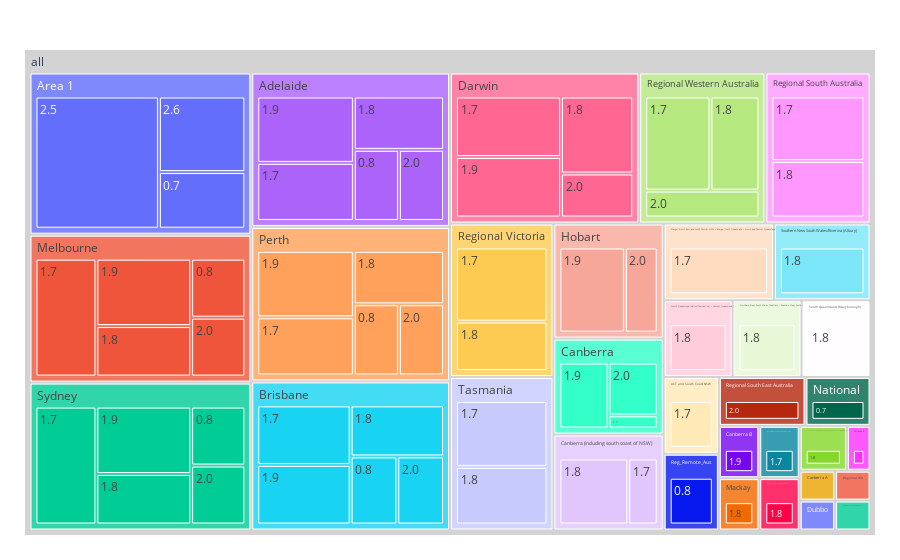

Notebook source saved alongside this figure:
### Markdown cell above
## Visualise dataset:

### Code cell
import plotly.express as px

fig = px.treemap(specFreq, path=[px.Constant('all'), 'AREA_NAME', 'BAND'], values='USAGE')
fig.update_traces(root_color="lightgrey")
fig.update_layout(margin = dict(t=50, l=25, r=25, b=25))
fig.write_html('treemap.html')
fig.show()

### Figure 1 — Plotly figure (JSON) as saved in the notebook; plotly's stock layout.template omitted (floating-point values rounded to 4 significant figures; data arrays with more than 128 entries replaced by an {"elided": "..."} marker saying what was removed)
{"data": [{"branchvalues": "total", "domain": {"x": [0, 1], "y": [0, 1]}, "hovertemplate": "labels=%{label}<br>USAGE=%{value}<br>parent=%{parent}<br>id=%{id}<extra></extra>", "ids": {"elided": "295 str values"}, "labels": {"elided": "295 str values"}, "name": "", "parents": {"elided": "295 str values"}, "root": {"color": "lightgrey"}, "type": "treemap", "values": {"elided": "295 int values"}}], "layout": {"legend": {"tracegroupgap": 0}, "margin": {"b": 25, "l": 25, "r": 25, "t": 50}}}
